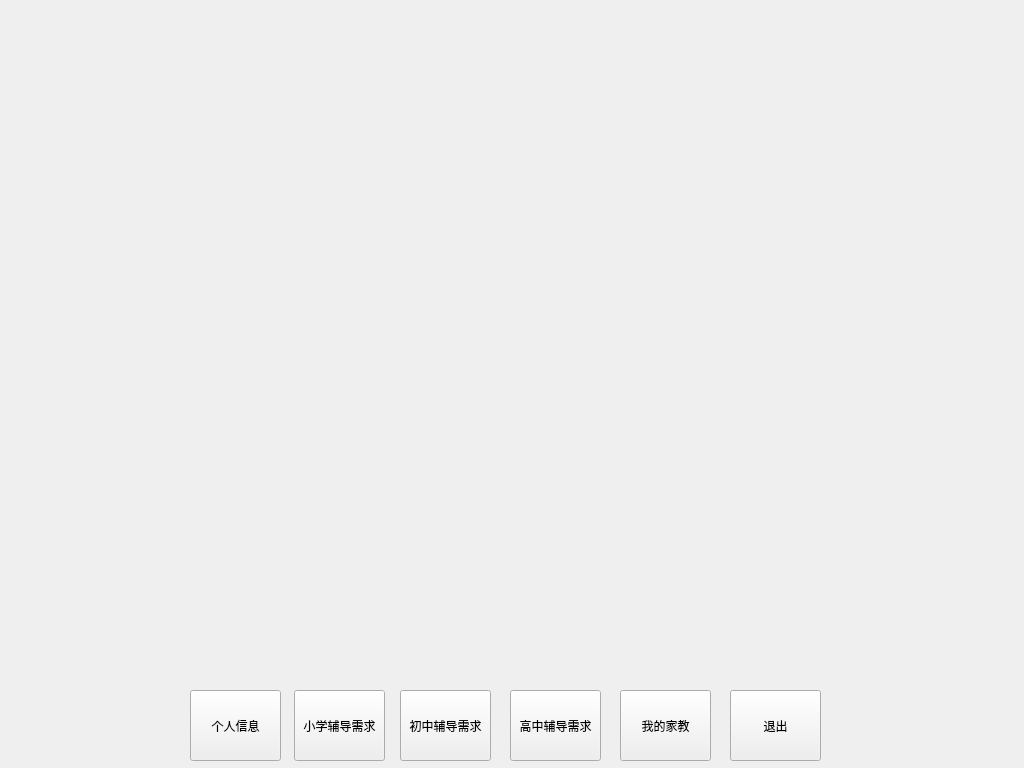
<?xml version="1.0" encoding="UTF-8"?>
<ui version="4.0">
 <class>TeacherWidget</class>
 <widget class="QWidget" name="TeacherWidget">
  <property name="geometry">
   <rect>
    <x>0</x>
    <y>0</y>
    <width>1024</width>
    <height>768</height>
   </rect>
  </property>
  <property name="windowTitle">
   <string>Form</string>
  </property>
  <widget class="QStackedWidget" name="stackedWidget">
   <property name="geometry">
    <rect>
     <x>10</x>
     <y>10</y>
     <width>1001</width>
     <height>671</height>
    </rect>
   </property>
   <widget class="QWidget" name="page"/>
   <widget class="QWidget" name="page_2"/>
  </widget>
  <widget class="QPushButton" name="btn_3">
   <property name="geometry">
    <rect>
     <x>400</x>
     <y>690</y>
     <width>91</width>
     <height>71</height>
    </rect>
   </property>
   <property name="text">
    <string>初中辅导需求</string>
   </property>
  </widget>
  <widget class="QPushButton" name="btn_2">
   <property name="geometry">
    <rect>
     <x>294</x>
     <y>690</y>
     <width>91</width>
     <height>71</height>
    </rect>
   </property>
   <property name="text">
    <string>小学辅导需求</string>
   </property>
  </widget>
  <widget class="QPushButton" name="btn_5">
   <property name="geometry">
    <rect>
     <x>620</x>
     <y>690</y>
     <width>91</width>
     <height>71</height>
    </rect>
   </property>
   <property name="text">
    <string>我的家教</string>
   </property>
  </widget>
  <widget class="QPushButton" name="btn_4">
   <property name="geometry">
    <rect>
     <x>510</x>
     <y>690</y>
     <width>91</width>
     <height>71</height>
    </rect>
   </property>
   <property name="text">
    <string>高中辅导需求</string>
   </property>
  </widget>
  <widget class="QPushButton" name="btn_1">
   <property name="geometry">
    <rect>
     <x>190</x>
     <y>690</y>
     <width>91</width>
     <height>71</height>
    </rect>
   </property>
   <property name="text">
    <string>个人信息</string>
   </property>
  </widget>
  <widget class="QPushButton" name="btn_quit">
   <property name="geometry">
    <rect>
     <x>730</x>
     <y>690</y>
     <width>91</width>
     <height>71</height>
    </rect>
   </property>
   <property name="text">
    <string>退出</string>
   </property>
  </widget>
 </widget>
 <resources/>
 <connections/>
</ui>
